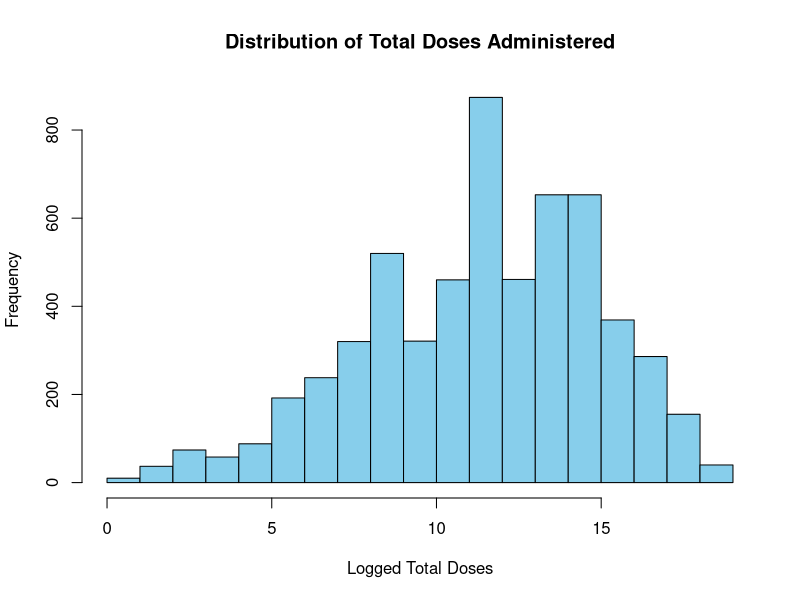

R code for this plot: (Note: this script raises an error after producing the figure.)
## ---- chunk 1
# Load necessary libraries
library(dplyr)
library(tidyr)

## ---- chunk 2
# Load the database
vaccinations <- read.csv("vaccination-administration-bydosenumber_grouped.csv")
head(vaccinations)

# Provinces included in this database
unique_values <- vaccinations %>% distinct(prename)
unique_count <- n_distinct(vaccinations$prename)

unique_values
unique_count

## ---- chunk 3
# Data Cleaning Processes

# Drop empty columns
vaccinations_simplified <- vaccinations %>% select(week_end, pruid, prename, vaccine_group, product_name, numtotal_totaldoses_admin, numtotal_dose1_admin, numtotal_dose2_admin, numtotal_dose3_admin, numtotal_dose4_admin, numtotal_dose5._admin, numtotal_dosenotreported_admin)

# Handle missing values
# Remove rows with missing values
vaccinations_cleaned <- na.omit(vaccinations_simplified)

## ---- chunk 4
summary(vaccinations_cleaned)

## ---- chunk 5
# Log-transformed total doses admin
vaccinations_cleaned <- vaccinations_cleaned %>%
  mutate(log_total_doses = log(numtotal_totaldoses_admin))

# Histogram of numerical distribution
hist(vaccinations_cleaned$log_total_doses, main="Distribution of Total Doses Administered", xlab="Logged Total Doses", col="skyblue")

# Categorical distributions
vaccinations_cleaned %>% 
  count(vaccine_group) %>%
  ggplot(aes(x=reorder(vaccine_group, n), y=n)) +
  geom_bar(stat="identity", fill="steelblue") +
  coord_flip() +
  labs(title="Count of Vaccinations by Vaccine Group", x="Vaccine Group", y="Count")

# Time series analysis
vaccinations_cleaned %>%
  group_by(week_end) %>%
  summarise(total_doses = sum(numtotal_totaldoses_admin)) %>%
  ggplot(aes(x=as.Date(week_end), y=total_doses)) +
  geom_line(color="darkgreen") +
  labs(title="Total Doses Administered Over Time", x="Week End", y="Total Doses")

## ---- chunk 6
# Vaccinations by provinces
vaccinations_cleaned %>%
  group_by(prename) %>%
  summarise(total_doses = sum(numtotal_totaldoses_admin)) %>%
  ggplot(aes(x=reorder(prename, total_doses), y=total_doses)) +
  geom_bar(stat="identity", fill="purple") +
  coord_flip() +
  labs(title="Total Doses Administered by Province", x="Province", y="Total Doses")

# Correlations between dose levels
dose_data <- vaccinations_cleaned %>% select(starts_with("numtotal_dose"))
corr_matrix <- cor(dose_data, use="complete.obs")
corrplot::corrplot(corr_matrix, method="circle")

# Detect for outliers
vaccinations_cleaned %>%
  select(starts_with("numtotal_dose")) %>%
  gather(dose_type, dose_value) %>%
  ggplot(aes(x=dose_type, y=dose_value)) +
  geom_boxplot(fill="orange") +
  labs(title="Distribution of Doses Administered by Type", x="Dose Type", y="Number of Doses")

## ---- chunk 7
write.csv(vaccinations_cleaned, "vaccinations_cleaned.csv", row.names = FALSE)

